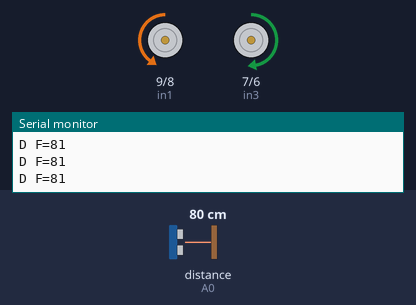
Bench run of a sketch on a simulated Arduino Uno, built with avr-gcc and run on an emulated ATmega328P. Parts: motor-driver pin pairs drawn as motors (green arrow = first pin HIGH = forward, orange = second pin HIGH = backward, longer = more drive, scaled by the enable pin), the last lines printed to the serial monitor. The test bench sets the inputs (shaded band); at power-on: distance to the obstacle (sensor on A0) 80 cm. The echo pulse lasts 58.3 µs per cm.

Above: at 1.2 s.
1.3 s: distance to the obstacle (sensor on A0) set to 22 cm
4.3 s: distance to the obstacle (sensor on A0) set to 18 cm
At 4.81 s:
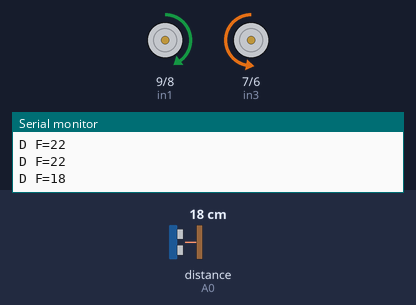
7.3 s: distance to the obstacle (sensor on A0) set to 35 cm
At 7.71 s:
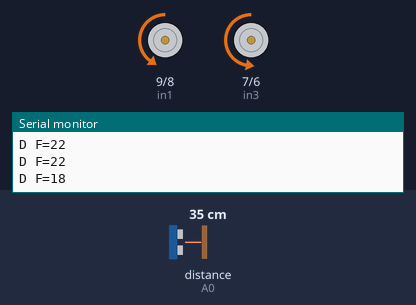
9.4 s: distance to the obstacle (sensor on A0) set to 2 cm
At 11.0 s:
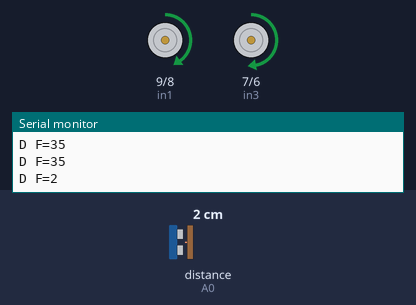
Timing chart, 0 to 13.4 s (numbered marks = the images above; inputs shaded):
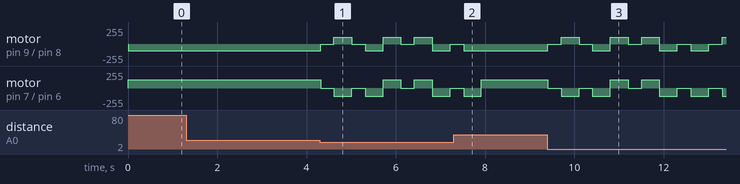

The sketch:

Obstacle_Avoidance_Robot.ino
```cpp
#include <NewPing.h>

#define enA 10
#define in1 9
#define in2 8
#define in3 7
#define in4 6
#define enB 5

#define echo A0
#define trigger A1

const int MAX_DISTANCE = 200;
const int TURN_DELAY = 400;   // Delay for turning 90 degrees
const int Set = 20;           // Distance threshold

int distance_F, distance_L, distance_R;

NewPing sonar(trigger, echo, MAX_DISTANCE);

void setup() {
  Serial.begin(9600);

  pinMode(enA, OUTPUT);
  pinMode(in1, OUTPUT);
  pinMode(in2, OUTPUT);
  pinMode(in3, OUTPUT);
  pinMode(in4, OUTPUT);
  pinMode(enB, OUTPUT);

  analogWrite(enA, 100);
  analogWrite(enB, 127);

}

void loop() {
  distance_F = readPing();
  Serial.print("D F=");
  Serial.println(distance_F);

  if (distance_F <= Set) {
    stopMotors();
    delay(300);
    moveBackward();
    delay(400);
    stopMotors();
    delay(300);

    distance_L = lookLeft();
    delay(300);
    distance_R = lookRight();
    delay(300);

    if (distance_R > distance_L) {
      turnRight();
      delay(TURN_DELAY);
    } else {
      turnLeft();
      delay(TURN_DELAY);
    }
  } else {
    moveForward();
  }
}

int lookRight() {
  turnRight();
  delay(TURN_DELAY);
  stopMotors();
  int distance = readPing();
  turnLeft();  // Return to original position
  delay(TURN_DELAY);
  stopMotors();
  return distance;
}

int lookLeft() {
  turnLeft();
  delay(TURN_DELAY);
  stopMotors();
  int distance = readPing();
  turnRight();  // Return to original position
  delay(TURN_DELAY);
  stopMotors();
  return distance;
}

int readPing() {
  int cm = sonar.ping_cm();
  return (cm == 0) ? MAX_DISTANCE : cm;
}

void moveForward() {
  digitalWrite(in1, LOW);
  digitalWrite(in2, HIGH);
  digitalWrite(in3, HIGH);
  digitalWrite(in4, LOW);
}

void moveBackward() {
  digitalWrite(in1, HIGH);
  digitalWrite(in2, LOW);
  digitalWrite(in3, LOW);
  digitalWrite(in4, HIGH);
}

void turnRight() {
  digitalWrite(in1, HIGH);
  digitalWrite(in2, LOW);
  digitalWrite(in3, HIGH);
  digitalWrite(in4, LOW);
}

void turnLeft() {
  digitalWrite(in1, LOW);
  digitalWrite(in2, HIGH);
  digitalWrite(in3, LOW);
  digitalWrite(in4, HIGH);
}

void stopMotors() {
  digitalWrite(in1, LOW);
  digitalWrite(in2, LOW);
  digitalWrite(in3, LOW);
  digitalWrite(in4, LOW);
}
```

Measured:
- the behaviour switches between 21 and 20 cm on distance to the obstacle (sensor on A0) (found by bisection; images 0 and 1)
- after the input at 7.3 s, motor on pin 9 (in1) / pin 8 (in2): goes on until 7.5 s, then stays backward 100/255
